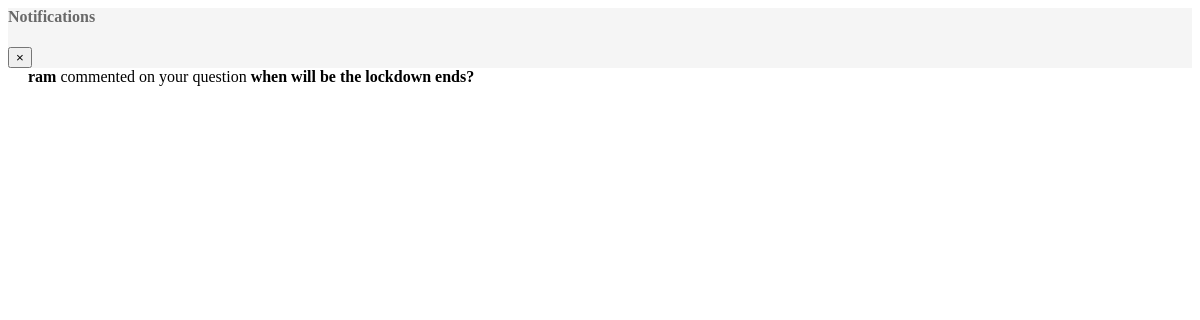
Before: /notify/ (signed in) with the older database file.
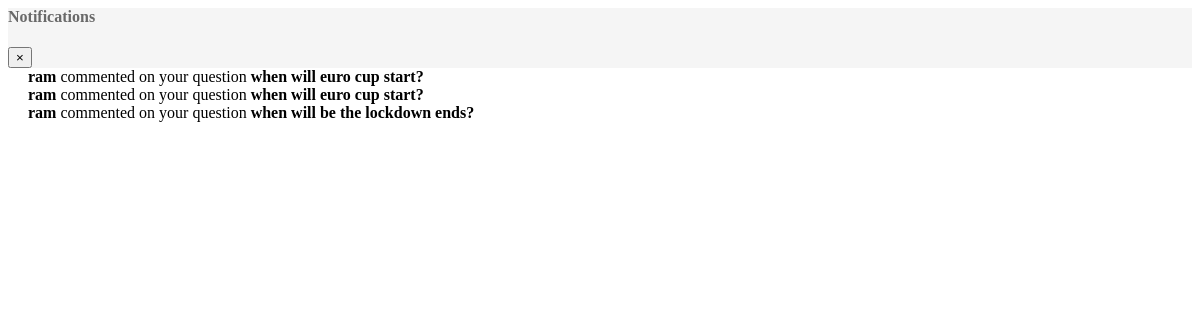
After: the same page with the newer database file.
### forumapp/models.py (models this page shows, shortened)
class Notifications(models.Model):
    user = models.ForeignKey(NormalUser, related_name="notify_user", on_delete=models.CASCADE,null = True,blank = True)
    question = models.ForeignKey(Question,related_name='notify_answers',on_delete=models.CASCADE,null = True,blank = True)
    like = models.ForeignKey(Like,related_name='notification_likes',on_delete=models.CASCADE,null = True,blank = True)
    message = models.TextField()
    date_created = models.DateTimeField(auto_now = True)

class NormalUser(models.Model):
    user = models.OneToOneField(User,on_delete = models.CASCADE)
    fname = models.CharField(max_length = 250)
    lname = models.CharField(max_length = 200)
    email = models.EmailField()
    image = models.ImageField(upload_to = 'user')
    date_created = models.DateTimeField(auto_now = True)

class Question(models.Model):
    user_q = models.ForeignKey(NormalUser,on_delete = models.CASCADE,null=True)
    category = models.CharField(max_length = 150)
    question = models.CharField(max_length = 350,null=True)
    like_question = models.ManyToManyField(User, related_name='likes',default=None,blank=True)
    image = models.ImageField(upload_to='question',blank=True,null=True)
    description = models.TextField(null=True,blank=True)
    date_created = models.DateTimeField(auto_now_add=True,null=True)
    date_updated = models.DateTimeField(auto_now = True,null=True)
    views = models.PositiveIntegerField(default=0,null=True)
    questions_updated = models.BooleanField(default=False)
    class Meta:
        ordering = ['-id']

### forumapp/views.py (the view)
# urls.py: path('notify/', views.NotificationListView.as_view(), name='notifications'),
class NotificationListView(ListView):
    template_name = "notification/notification.html"
    context_object_name = 'notifications'
    paginate_by = 10
    def get_queryset(self):
        if not self.request.user.is_authenticated:
            return Notifications.objects.none()
        try:
            normal_user = NormalUser.objects.get(user=self.request.user)
        except NormalUser.DoesNotExist:
            return Notifications.objects.none()
        return Notifications.objects.filter(user=normal_user).order_by('-id')

### forumapp/context_processors.py (called while the page is built)
def UserImage(request):
    users = NormalUser.objects.all()
    return {
        'users':users,
    }

### templates/notification/notification.html (shortened to what this page needs)
{% load widget_tweaks %}
<div class="modal-header" style="background-color:whitesmoke;">
  <h4 class="modal-title" style="color:#696969;">Notifications</h4>
  <button type="button" class="close" data-dismiss="modal" aria-label="Close">
    <span aria-hidden="true">&times;</span>
  </button>
</div>
{% if notifications %}
        {% for n in notifications %}
                <div class="modal-body">
                        {% if n.user %}
                                <i class="fa fa-comment">&nbsp;&nbsp;&nbsp;&nbsp;</i>
                                <span><b>{{ n.user.fname }}</b> commented on your question <b>{{ n.question.question }}</b></span>
                        {% else %}
                                <i class="fa fa-thumbs-up fa-sm"></i>&nbsp;&nbsp;&nbsp;&nbsp;
                                <span><b>{{ n.like.user.username }}</b> liked your question <b>{{ n.question.question }}</b></span>
                        {% endif %}
                </div>
        {% endfor %}
{% else %}
        <div class="modal-body">
                <span>No new notifications</span>
        </div>
{% endif %}

Changed rows visible on the page:
added Notifications: user.fname "ram", question.question "when will euro cup start?"
added Notifications: user.fname "ram", question.question "when will euro cup start?"
